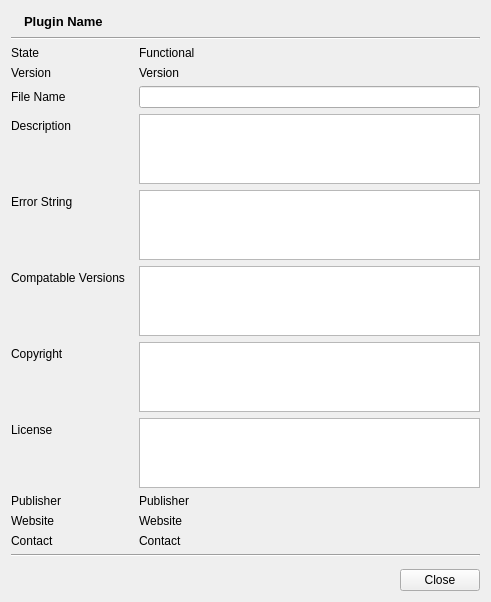
<?xml version="1.0" encoding="UTF-8"?>
<ui version="4.0">
 <class>PluginInfoWidget</class>
 <widget class="QWidget" name="PluginInfoWidget">
  <property name="geometry">
   <rect>
    <x>0</x>
    <y>0</y>
    <width>491</width>
    <height>558</height>
   </rect>
  </property>
  <property name="windowTitle">
   <string>Plugin Details</string>
  </property>
  <layout class="QGridLayout" name="gridLayout">
   <item row="0" column="0" colspan="2">
    <layout class="QHBoxLayout" name="horizontalLayout">
     <item>
      <widget class="QLabel" name="lblStateImage">
       <property name="text">
        <string/>
       </property>
      </widget>
     </item>
     <item>
      <widget class="QLabel" name="lblPluginName">
       <property name="font">
        <font>
         <pointsize>10</pointsize>
         <weight>75</weight>
         <bold>true</bold>
        </font>
       </property>
       <property name="text">
        <string>Plugin Name</string>
       </property>
      </widget>
     </item>
     <item>
      <spacer name="horizontalSpacer">
       <property name="orientation">
        <enum>Qt::Horizontal</enum>
       </property>
       <property name="sizeHint" stdset="0">
        <size>
         <width>40</width>
         <height>20</height>
        </size>
       </property>
      </spacer>
     </item>
    </layout>
   </item>
   <item row="1" column="0" colspan="2">
    <widget class="Line" name="line">
     <property name="orientation">
      <enum>Qt::Horizontal</enum>
     </property>
    </widget>
   </item>
   <item row="2" column="0" colspan="2">
    <layout class="QFormLayout" name="formLayout">
     <item row="0" column="0">
      <widget class="QLabel" name="label">
       <property name="font">
        <font>
         <weight>50</weight>
         <bold>false</bold>
        </font>
       </property>
       <property name="text">
        <string>State</string>
       </property>
      </widget>
     </item>
     <item row="0" column="1">
      <widget class="QLabel" name="lblState">
       <property name="text">
        <string>Functional</string>
       </property>
      </widget>
     </item>
     <item row="1" column="0">
      <widget class="QLabel" name="label_3">
       <property name="font">
        <font>
         <weight>50</weight>
         <bold>false</bold>
        </font>
       </property>
       <property name="text">
        <string>Version</string>
       </property>
      </widget>
     </item>
     <item row="1" column="1">
      <widget class="QLabel" name="lblVersion">
       <property name="text">
        <string>Version</string>
       </property>
      </widget>
     </item>
     <item row="2" column="0">
      <widget class="QLabel" name="label_11">
       <property name="font">
        <font>
         <weight>50</weight>
         <bold>false</bold>
        </font>
       </property>
       <property name="text">
        <string>File Name</string>
       </property>
      </widget>
     </item>
     <item row="2" column="1">
      <widget class="QLineEdit" name="txtFileName">
       <property name="readOnly">
        <bool>true</bool>
       </property>
      </widget>
     </item>
     <item row="3" column="0">
      <widget class="QLabel" name="label_4">
       <property name="font">
        <font>
         <weight>50</weight>
         <bold>false</bold>
        </font>
       </property>
       <property name="text">
        <string>Description</string>
       </property>
      </widget>
     </item>
     <item row="3" column="1">
      <widget class="QPlainTextEdit" name="txtDescription">
       <property name="readOnly">
        <bool>true</bool>
       </property>
      </widget>
     </item>
     <item row="4" column="0">
      <widget class="QLabel" name="label_6">
       <property name="font">
        <font>
         <weight>50</weight>
         <bold>false</bold>
        </font>
       </property>
       <property name="text">
        <string>Error String</string>
       </property>
      </widget>
     </item>
     <item row="4" column="1">
      <widget class="QPlainTextEdit" name="txtErrorString">
       <property name="readOnly">
        <bool>true</bool>
       </property>
      </widget>
     </item>
     <item row="5" column="0">
      <widget class="QLabel" name="label_2">
       <property name="minimumSize">
        <size>
         <width>122</width>
         <height>0</height>
        </size>
       </property>
       <property name="maximumSize">
        <size>
         <width>122</width>
         <height>16777215</height>
        </size>
       </property>
       <property name="font">
        <font>
         <weight>50</weight>
         <bold>false</bold>
        </font>
       </property>
       <property name="text">
        <string>Compatable Versions</string>
       </property>
      </widget>
     </item>
     <item row="5" column="1">
      <widget class="QListWidget" name="listCompatabilityVersions">
       <property name="sortingEnabled">
        <bool>true</bool>
       </property>
      </widget>
     </item>
     <item row="6" column="0">
      <widget class="QLabel" name="label_5">
       <property name="font">
        <font>
         <weight>50</weight>
         <bold>false</bold>
        </font>
       </property>
       <property name="text">
        <string>Copyright</string>
       </property>
      </widget>
     </item>
     <item row="6" column="1">
      <widget class="QPlainTextEdit" name="txtCopyright">
       <property name="readOnly">
        <bool>true</bool>
       </property>
       <property name="backgroundVisible">
        <bool>false</bool>
       </property>
      </widget>
     </item>
     <item row="7" column="0">
      <widget class="QLabel" name="label_10">
       <property name="font">
        <font>
         <weight>50</weight>
         <bold>false</bold>
        </font>
       </property>
       <property name="text">
        <string>License</string>
       </property>
      </widget>
     </item>
     <item row="7" column="1">
      <widget class="QPlainTextEdit" name="txtLicense">
       <property name="readOnly">
        <bool>true</bool>
       </property>
      </widget>
     </item>
     <item row="8" column="0">
      <widget class="QLabel" name="label_7">
       <property name="minimumSize">
        <size>
         <width>122</width>
         <height>0</height>
        </size>
       </property>
       <property name="maximumSize">
        <size>
         <width>122</width>
         <height>16777215</height>
        </size>
       </property>
       <property name="font">
        <font>
         <weight>50</weight>
         <bold>false</bold>
        </font>
       </property>
       <property name="text">
        <string>Publisher</string>
       </property>
      </widget>
     </item>
     <item row="8" column="1">
      <widget class="QLabel" name="lblPublisher">
       <property name="text">
        <string>Publisher</string>
       </property>
      </widget>
     </item>
     <item row="9" column="0">
      <widget class="QLabel" name="label_8">
       <property name="font">
        <font>
         <weight>50</weight>
         <bold>false</bold>
        </font>
       </property>
       <property name="text">
        <string>Website</string>
       </property>
      </widget>
     </item>
     <item row="9" column="1">
      <widget class="QLabel" name="lblWebsite">
       <property name="text">
        <string>Website</string>
       </property>
      </widget>
     </item>
     <item row="10" column="0">
      <widget class="QLabel" name="label_9">
       <property name="font">
        <font>
         <weight>50</weight>
         <bold>false</bold>
        </font>
       </property>
       <property name="text">
        <string>Contact</string>
       </property>
      </widget>
     </item>
     <item row="10" column="1">
      <widget class="QLabel" name="lblContact">
       <property name="text">
        <string>Contact</string>
       </property>
      </widget>
     </item>
    </layout>
   </item>
   <item row="3" column="0" colspan="2">
    <widget class="Line" name="line_3">
     <property name="orientation">
      <enum>Qt::Horizontal</enum>
     </property>
    </widget>
   </item>
   <item row="4" column="0" rowspan="2">
    <spacer name="horizontalSpacer_2">
     <property name="orientation">
      <enum>Qt::Horizontal</enum>
     </property>
     <property name="sizeHint" stdset="0">
      <size>
       <width>305</width>
       <height>20</height>
      </size>
     </property>
    </spacer>
   </item>
   <item row="5" column="1">
    <widget class="QPushButton" name="btnClose">
     <property name="text">
      <string>Close</string>
     </property>
    </widget>
   </item>
  </layout>
 </widget>
 <resources/>
 <connections/>
</ui>
